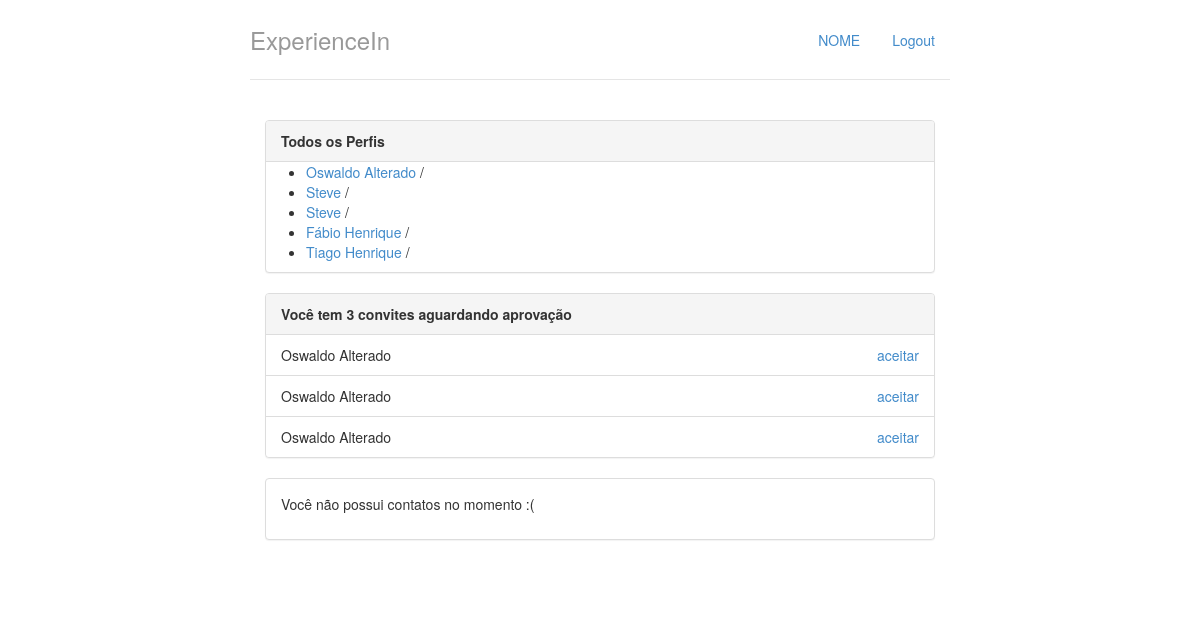
The app's page /, older data.
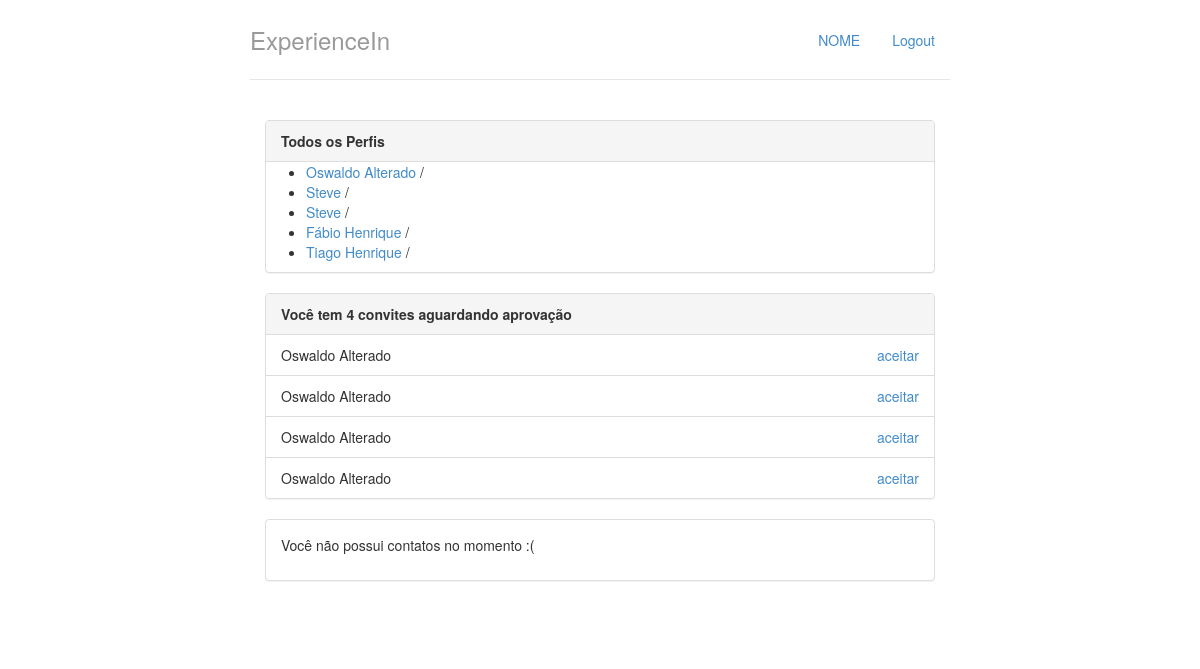
The same page, newer data.
### perfis/models.py (models this page shows, shortened)
class Perfil(models.Model):
	nome = models.CharField(max_length=255, null=False)
	telefone = models.CharField(max_length=15, null=False)
	nome_empresa = models.CharField(max_length=255, null=False)
	contatos = models.ManyToManyField('self')
	usuario = models.OneToOneField(User, on_delete=models.CASCADE, related_name='perfil')
	@property
	def email(self):
		return self.usuario.email

class Convite(models.Model):
	solicitante = models.ForeignKey(Perfil, on_delete=models.CASCADE, related_name='convites_feitos')
	convidado = models.ForeignKey(Perfil, on_delete=models.CASCADE, related_name='convites_recebidos')

### perfis/views.py (the view)
# urls.py: path('', views.index, name='index'),
def index(request):
	return render(request, 'index.html', {'perfis': Perfil.objects.all(), 'perfil_logado': get_perfil_logado(request)})

### perfis/views.py (called while the page is built)
def get_perfil_logado(request):
	return Perfil.objects.get(id=1)

### perfis/templates/index.html
{% extends "base.html" %}
{% block body %}
<div class="col-lg-12">
    <div class="panel panel-default">
        <div class="panel-heading">
            <strong>Todos os Perfis</strong>
        </div>
        {% if perfis %}
          <ul>
              {% for perfil in perfis %}
                  <li>
                    <a href="{% url 'exibir' perfil.id %}">{{ perfil.nome }}</a> / {{ perfil.email }}
                  </li>
              {% endfor %}
          </ul>
        {% else %}
          <p>Nenhum Perfil encontrado</p>
        {% endif %}
    </div>
    <div class="panel panel-default">
        {% with total_de_convites=perfil_logado.convites_recebidos.count %}
          {% if total_de_convites %}
              <div class="panel-heading">
                  <strong>
                      Você tem {{ total_de_convites }}
                      convite{{ total_de_convites|pluralize }} aguardando aprovação
                    </strong>
              </div>
              <ul class="list-group">
                  {% for convite in perfil_logado.convites_recebidos.all %}
                      <li class="list-group-item">
                              {{ convite.solicitante.nome }}
                              <a href="{% url 'aceitar' convite.id %}" class="pull-right">aceitar</a>
                      </li>
                  {% endfor %}
              </ul>
          {% else %}
              <div class="panel-body">
                  <p>Nenhum convite recebido :(</p>
              </div>
          {% endif %}
        {% endwith %}
    </div>
    <div class="panel panel-default">
        {% with total_de_contatos=perfil_logado.contatos.count %}
            {% if total_de_contatos %}
                <div class="panel-heading">
                        <strong>Você tem {{total_de_contatos}} contato{{ total_de_contatos|pluralize }}</strong>
                </div>
                <ul class="list-group">
                    {% for contato in perfil_logado.contatos.all %}
                        <a href="{% url 'exibir' contato.id %}" class="list-group-item">{{ contato.nome }}</a>
                    {% endfor %}
                </ul>
            {% else %}
                <div class="panel-body">
                    <p>Você não possui contatos no momento :(</p>
                </div>
            {% endif %}
        {% endwith %}
      </div>
</div>
{% endblock %}

### perfis/templates/base.html (shortened to what this page needs)
{% load staticfiles %}
<!DOCTYPE html>
<html lang="pt-br">
<head>
	<link rel="stylesheet" href="{% static "styles/bootstrap.css" %}">
	<link rel="stylesheet" href="{% static "styles/main.css" %}">
</head>
    <body>
        <div class="container">
            <div class="header">
                <ul class="nav nav-pills pull-right">
                    <li><a href="{% url 'index' %}">NOME</a></li>
                    <li><a href="/logout/">Logout</a></li>
                </ul>
                <h3 class="text-muted">ExperienceIn</h3>
            </div>
            <div class="row content">
                {% block body %}
                {% endblock %}
            </div>
        </div>
    </body>
</html>

### perfis/static/styles/main.css (style rules this page uses)
body { padding-top: 20px; padding-bottom: 20px; }
.header, .content, .footer { padding-left: 15px; padding-right: 15px; }
.header { border-bottom: 1px solid #e5e5e5; }
.header h3 { margin-top: 0; margin-bottom: 0; line-height: 40px; padding-bottom: 19px; }
@media (min-width: 768px) { .container { max-width: 730px; } }
.content { margin: 40px 0; }
@media screen and (min-width: 768px) { .header, .content, .footer { padding-left: 0; padding-right: 0; } }
@media screen and (min-width: 768px) { .header { margin-bottom: 30px; } }

Row changes from the older to the newer data that the page shows:
added Convite: solicitante.nome "Oswaldo Alterado"
Text that changed along with them:
{{ total_de_convites }}: "3" → "4"
